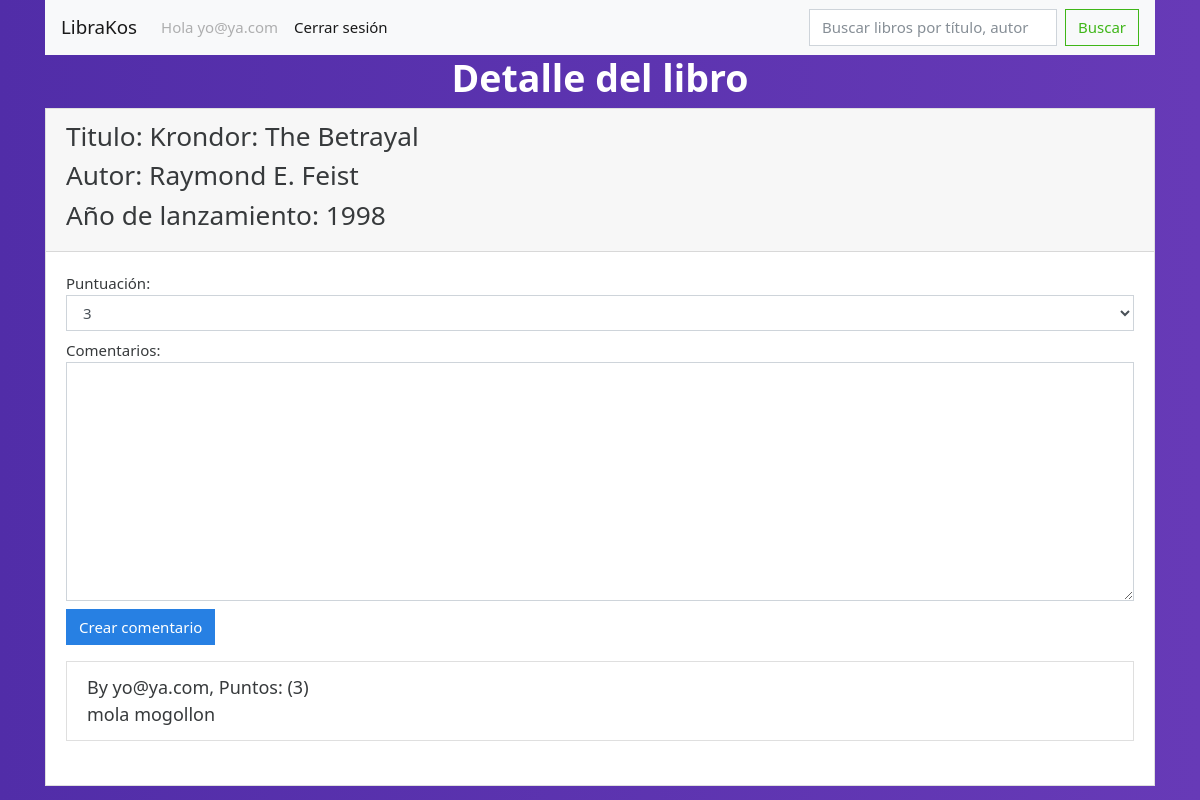
Page /book/0380795272 (signed in) on the committed database.
### tables this page shows
CREATE TABLE usuarios (
    id INTEGER PRIMARY KEY AUTOINCREMENT,
    email VARCHAR UNIQUE NOT NULL,
    password VARCHAR NOT NULL,
    active_session VARCHAR
);

CREATE TABLE libros (
    isbn text primary key,
    titulo text not null,
    autor text not null,
    anyo integer not null
);

CREATE TABLE comentarios (
    id INTEGER PRIMARY KEY AUTOINCREMENT,
    id_usuario integer not null,
    isbn text not null,
    comentario text not null,
    puntuacion int not null,
    FOREIGN KEY (id_usuario) REFERENCES usuarios(id),
    FOREIGN KEY (isbn) REFERENCES libros(isbn),
    UNIQUE(id_usuario,isbn)
);

### app.py (the view)
@app.route("/book/<isbn>")
def book(isbn):
    if get_user_id() is None:
        return redirect(url_for("login"))
    user_email = session["user-email"]
    libro = db.execute("SELECT * FROM libros where isbn = :isbn", {"isbn": isbn}).fetchone()
    comentarios = db.execute("SELECT * FROM comentarios, usuarios where usuarios.id=comentarios.id_usuario and isbn = :isbn", {"isbn": isbn}).fetchall()
    return render_template("book_detail.html", libro=libro, user_email=user_email, comentarios=comentarios)

### app.py (called while the page is built)
def get_user_id():
    if session.get("session-token") is None:
        return None
    return active_sessions.get(session.get("session-token"), None)

### templates/book_detail.html (shortened to what this page needs)
{% extends "layout.html" %}
{% block body %}
<nav class="navbar navbar-expand-lg navbar-light bg-light">
    <a class="navbar-brand" href="{{url_for('main')}}">LibraKos</a>
    <div class="collapse navbar-collapse" id="navbarSupportedContent">
        <ul class="navbar-nav mr-auto">
            <li class="nav-item">
                <span class="nav-link disabled" >Hola {{user_email}}</span>
            </li>
            <li class="nav-item active">
                <a class="nav-link" href="{{url_for('logout')}}">Cerrar sesión <span class="sr-only">(current)</span></a>
            </li>
        </ul>
        <form class="form-inline my-2 my-lg-0" action="{{url_for('main')}}" method="POST">
            <input class="form-control mr-sm-2" type="search" name="query" autofocus placeholder="Buscar libros por título, autor o isbn" aria-label="Search" value={{filtro}}>
            <button class="btn btn-outline-success my-2 my-sm-0" type="submit">Buscar</button>
        </form>
    </div>
</nav>
<h1 class="title text-center mt-6">Detalle del libro</h1>
<div class="row">
    <div class="col-md-12  my-auto">
        <div class="card">
            <div class="card-header">
                <h3><b>Titulo:</b> {{libro.titulo}}</h3>
                <h3><b>Autor:</b> {{libro.autor}}</h3>
                <h3><b>Año de lanzamiento:</b> {{libro.anyo}}</h3>
            </div>
            <div class="card-body">
                <ul class="list-group">
                    <form class="form-group" action="{{url_for('insert_comment')}}" method="POST">
                        Puntuación:
                        <select class="form-control mb-2" name="puntuacion">
                            <option value="3" selected>3</option>
                          </select>
                        Comentarios:
                        <textarea class="form-control mb-2" name="comentario" id="" cols="30" rows="10"></textarea>
                        <input class="btn btn-primary" type="submit" value="Crear comentario">
                    </form>
                    {% for comentario in comentarios %}
                    <li class="list-group-item mb-4">
                        <span class="titulo_libro">By {{comentario.email}}, Puntos: ({{comentario.puntuacion}})<br>{{ comentario.comentario }} </span>
                    </li>
                    {% endfor %}
                </ul>
            </div>
        </div>
    </div>
</div>
{% endblock %}

### static/main.css (style rules this page uses)
body { background: #673AB7; background: -webkit-linear-gradient(to right, #512DA8, #673AB7); background: linear-gradient(to right, #512DA8, #673AB7); }
.title { font-weight: bold; color: white; }
.titulo_libro { font-size: 1.2em; }

### rows in the picture
usuarios: email "yo@ya.com"
libros: titulo "Krondor: The Betrayal", autor "Raymond E. Feist", anyo "1998"
comentarios: email "yo@ya.com", puntuacion "3", comentario "mola mogollon"
